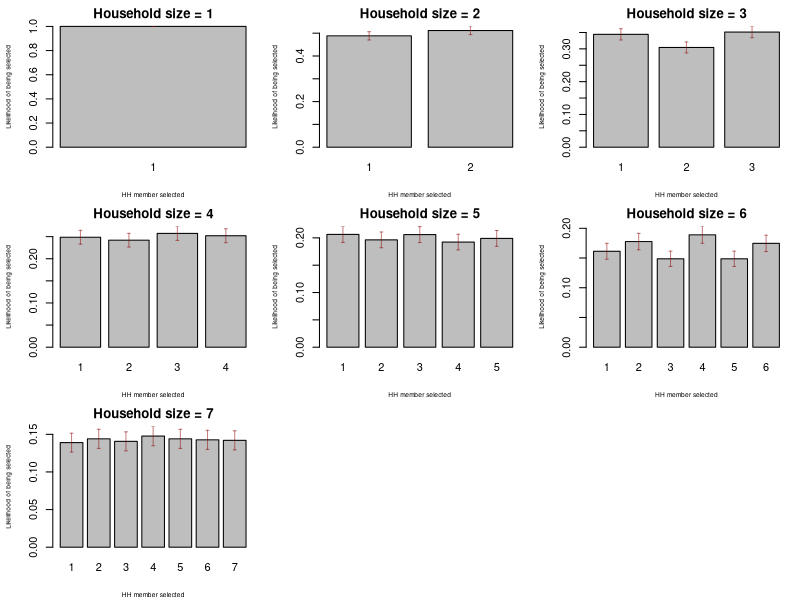

The R source for this figure:
# Function to generate one random number between 1 and household size (input)
RandomFun <- function(hh_size = 7){
  
  myvec <- vector(length = hh_size, mode = "numeric")
  for (i in 1:7){
    possibs <- 1:i
    
    myvec[i] <-
      sample(x = possibs,
             size = 1,
             replace = FALSE)
  }

return(myvec)
}

# Create dataframe 
mydf <- data.frame("hh_number" = 1:3000)

# Generate columns for each possible household size
for (i in 1:7){
  mydf[,paste0("hh_size_", i)] <- NA
}

# Populate dataframe with random sequence for each house
for (i in 1:nrow(mydf)){
    mydf[i,2:8] <- RandomFun()
}

# Validate to make sure we got a good draw 
# (ie, no draws larger than household size, and equal distributions)

# First, define function for calculating confidence interval on proportion:
simpasym <- function(n, p, z=1.96, cc=TRUE){
  out <- list()
  if(cc){
    out$lb <- p - z*sqrt((p*(1-p))/n) - 0.5/n
    out$ub <- p + z*sqrt((p*(1-p))/n) + 0.5/n
  } else {
    out$lb <- p - z*sqrt((p*(1-p))/n)
    out$ub <- p + z*sqrt((p*(1-p))/n)
  }
  out
}

# Now calculate confidence interval on each proportion, and visualize
library(Hmisc)
par(mfrow = c(3,3))
par(mar = c(4,4,2,1))
par(oma = c(0,0,0,0))
for (i in 1:7){
  
  mytable <- table(mydf[,paste0("hh_size_", i)])
  ptable <- prop.table(mytable)
  mycis <- simpasym(n = 3000,
                    p = ptable,
                    z = 1.96,
                    cc = TRUE)
  
  bp <- barplot(table(mydf[,paste0("hh_size_",i)])  / 3000,
          main = paste0("Household size = ", i),
          xlab = "HH member selected",
          ylab = "Likelihood of being selected",
          ylim = c(0, max(mycis$ub)),
          cex.lab = 0.6)
  errbar(x = bp[,1],
         y = ptable,
         yplus = mycis$ub,
         yminus = mycis$lb,
         add = TRUE,
         pch = NA,
         errbar.col = adjustcolor("darkred", alpha.f = 0.5)
         )
}
par(mfrow = c(1,1))

# Write to spreadsheet
setwd("C:/Users/BrewJR/Documents/haiti/household_representatives")
row.names(mydf) <- NULL
write.csv(mydf, "spreadsheet_for_krishna.csv", row.names = FALSE)

# Function to generate individual table
TableFun <- function(hh_number){
  x <- mydf[hh_number,]
  names(x) <- c("Household number",
                paste0("Household size: ",
                       1: 7))
  row.names(x) <- "Person to be interviewed"
  return(x)
}

# Function to write individual table to a spreadsheet
WriteTable <- function(hh_number, out_file = NULL){
  
  x <- mydf[hh_number,]
  names(x) <- c("Household number",
                paste0("Household size: ",
                       1: 7))
  row.names(x) <- "Person to be interviewed"
  
  if(is.null(out_file)){
    write.csv(x, paste0("hh_number_", hh_number, ".csv"))
  } else {
    write.csv(x, out_file)
  }
}

# Example of how to write an individual table to a csv
WriteTable(hh_number = 123)
WriteTable(hh_number = 113)
WriteTable(hh_number = 508)

# If you want an individual csv for EVERY household, run the following
setwd("spreadsheets")
for (i in 1:3000){
  WriteTable(hh_number = i)
}
